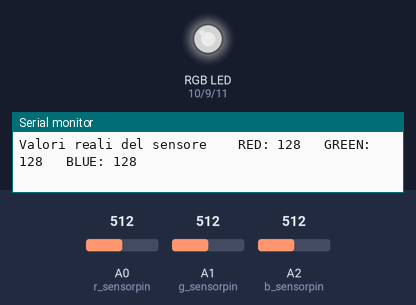
Bench run of a sketch on a simulated Arduino Uno, built with avr-gcc and run on an emulated ATmega328P. Parts: an RGB LED mixed from three pins (HIGH = lit), the last lines printed to the serial monitor. Inputs (shaded band) come from the test bench; at power-on: A0 (r_sensorpin) = 512, A1 (g_sensorpin) = 512, A2 (b_sensorpin) = 512. Dim RGB values are drawn brighter than linear.

Above: at 1.2 s.
1.3 s: A0 (r_sensorpin) set to 417
At 2.7 s:
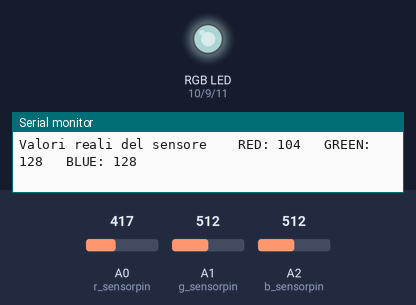
4.3 s: A0 (r_sensorpin) set to 382
At 4.8 s:
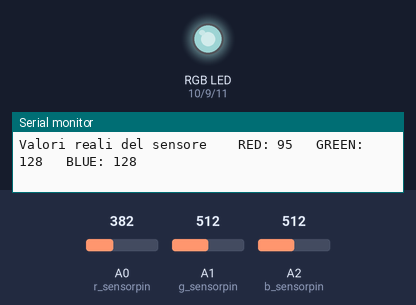
7.3 s: A1 (g_sensorpin) set to 411
At 8.5 s:
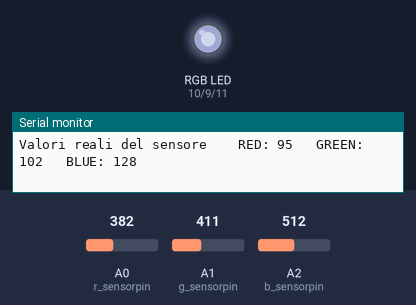
10.3 s: A1 (g_sensorpin) set to 382
At 11.0 s:
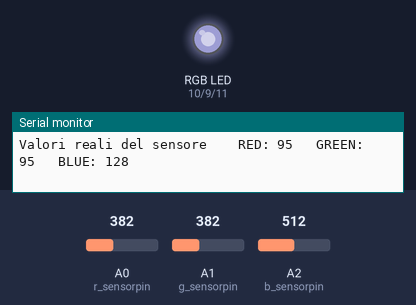
13.3 s: A2 (b_sensorpin) set to 414
At 13.8 s:
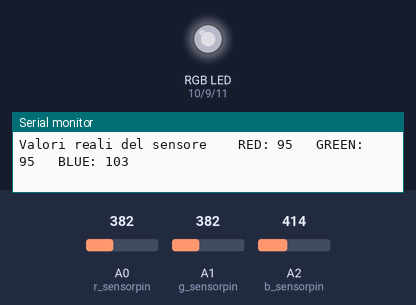
14.9 s: A2 (b_sensorpin) set to 391
At 16.2 s:
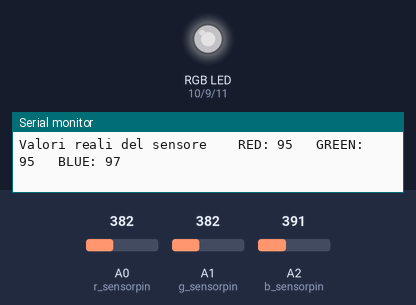
Timing chart, 0 to 17.9 s (numbered marks = the images above; inputs shaded):
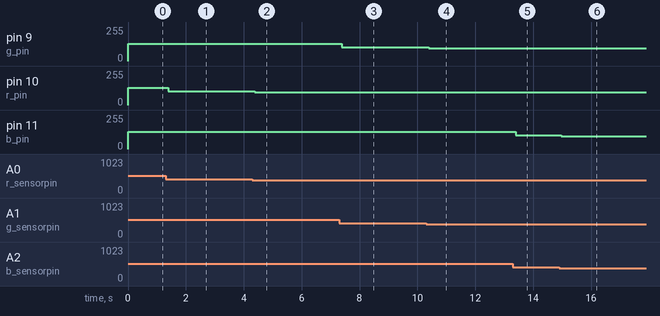

Measured:
- after the input at 1.3 s, pin 10 (r_pin): 128/255 → 104/255 after 0.08 s
- after the input at 4.3 s, pin 10 (r_pin): 104/255 → 95/255 after 0.08 s
- after the input at 7.3 s, pin 9 (g_pin): 128/255 → 102/255 after 0.08 s
- after the input at 10.3 s, pin 9 (g_pin): 102/255 → 95/255 after 0.09 s
- after the input at 13.3 s, pin 11 (b_pin): 128/255 → 103/255 after 0.11 s
- after the input at 14.9 s, pin 11 (b_pin): 103/255 → 97/255 after 0.07 s

The sketch:

first_RGB.ino
```cpp
const int r_pin=10, g_pin=9, b_pin=11;
const int r_sensorpin=A0, g_sensorpin=A1, b_sensorpin=A2;
int r_value=0, g_value=0, b_value=0;
int r_sensorval=0, g_sensorval=0, b_sensorval=0;

void setup() {
  Serial.begin(9600);
  pinMode(r_pin, OUTPUT);
  pinMode(g_pin, OUTPUT);
  pinMode(b_pin, OUTPUT);
}

void loop() {
  //leggo i valori dati dai sensori, che NON sono quelli reali
  r_sensorval = analogRead(r_sensorpin);
  delay(5);
  g_sensorval = analogRead(g_sensorpin);
  delay(5);
  b_sensorval = analogRead(b_sensorpin);

  //calcolo i valori veri dei colori RGB
  r_value = r_sensorval/4;
  g_value = g_sensorval/4;
  b_value = b_sensorval/4;

  Serial.print("Valori reali del sensore \t RED: ");
  Serial.print(r_value);
  Serial.print("\t GREEN: ");
  Serial.print(g_value);
  Serial.print("\t BLUE: ");
  Serial.println(b_value);

  delay(5);
  /*associo i valori analogici letti (0-255) di RGB e li metto come
    intensità del singolo LED RGB*/
  analogWrite(r_pin, r_value);
  analogWrite(g_pin, g_value);
  analogWrite(b_pin, b_value);
}
```
